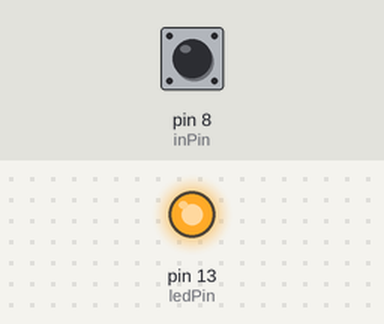
This sketch was run on a simulated Arduino Uno, built with avr-gcc and run on an emulated ATmega328P. Shown: output pins drawn as LEDs (lit = HIGH). The test bench sets the inputs (shaded band); at power-on: pin 8 (inPin) HIGH.

Above: at 1.2 s.
1.3 s: pin 8 (inPin) pulled LOW for 0.15 s
At 1.37 s:
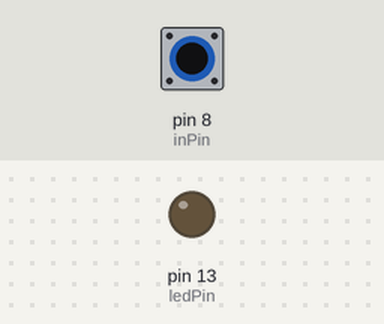
2.9 s: pin 8 (inPin) pulled LOW for 3.2 s
At 6.7 s:
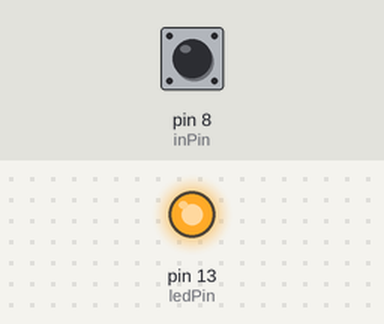
Timing chart, 0 to 8.2 s (numbered marks = the images above; inputs shaded):
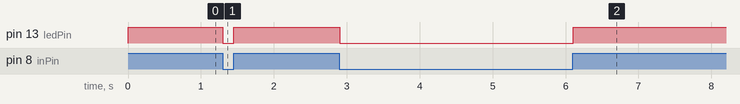

The sketch:

blink-sketch.ino
```cpp
int ledPin = LED_BUILTIN;
int inPin = 8;

void setup() {
  pinMode(ledPin, OUTPUT);
  pinMode(inPin, INPUT_PULLUP);
}

void loop() {
  bool observed = digitalRead(inPin);
  digitalWrite(ledPin, observed);
  delay(10);
}
```

Measured:
- after the input at 1.3 s, pin 13 (ledPin): HIGH → LOW at once, → HIGH 0.15 s later
- after the input at 2.9 s, pin 13 (ledPin): HIGH → LOW at once, → HIGH 3.2 s later
